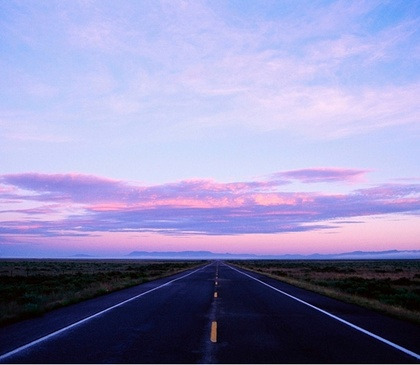
%> input picture Models 1/Lab_11_Color_Change/find-royalty-free-images-not-overused.jpg, 420 x 365 px, shrunk from 690 x 600 before the run
$ octave Lab_11_Problem_1.m   (GNU Octave 9; MATLAB toolbox functions it lacks are replaced by stand-ins)
%> lines starting %> are read from the running program, lines starting %| are printed output that depends on the picture; in (x1, y1, x2, y2) boxes, pixels count from 0 and x2, y2 are one past the last pixel; in counts of white or black regions, pixels touching at a corner belong together; the program's own positions count from 1
%%%%%%%%%%%%%%%%%%%%%%%%%%%%%%%%%%%%%%%%%%%%%%%
%Jared Ross%
%04-05-2017%
%ENED 1090-004%
%Joni A. Torsella%
%%%%%%%%%%%%%%%%%%%%%%%%%%%%%%%%%%%%%%%%%%%%%%%
clc;
clear all
N = input('Enter The Name of Your jpg: ','s');
%> the answer given: find-royalty-free-images-not-overused.jpg
X = imread(N,'jpg');
%> X is the input picture: size 365x420x3 uint8; mean R, G, B 143.7, 140.6, 183.6
Pic = 0.299*X(:,:,1) + 0.587*X(:,:,2) + 0.114*X(:,:,3);
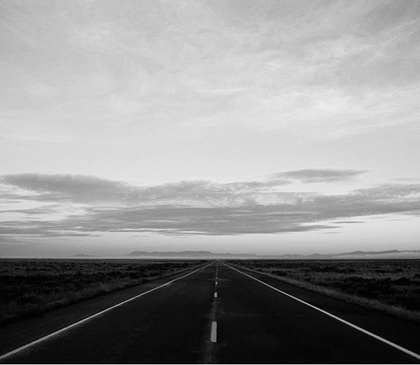
%> Pic: size 365x420 uint8; min 0, max 236, mean 146.5
[rows,cols] = size(Pic);
%> rows = 365; cols = 420
NewPic = zeros(rows,cols); NewPic=uint8(NewPic);
Threshold = input('Enter A Threshold Value between 0 and 255: ');
%> the answer given: 100
while Threshold <=0 || Threshold >=255
Threshold = input('Enter A Threshold Value between 0 and 255, Try Again: ');
end
if Threshold >0 && Threshold <=255
for r=1:rows
    for c=1:cols
        if Pic(r,c) >= Threshold
            NewPic(r,c) = 255;
        elseif Pic(r,c) < Threshold
            NewPic(r,c) = 0;
        end
    end
end
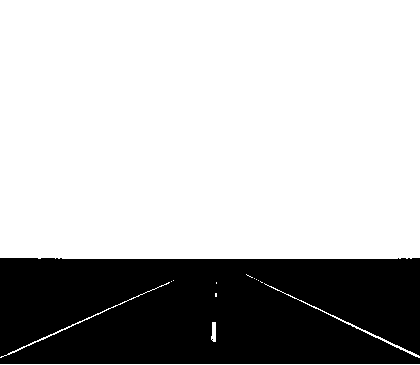
%> NewPic: size 365x420 uint8; 71.6% white; 1 black region, box (x1, y1, x2, y2) and area: (0, 258, 420, 364) 43497
else disp('Error, Please enter a correct Threshold Value');
end
imshow(Pic); title('Original Gray Scale Image')
figure;
imshow(NewPic); title('Black and White Image')
